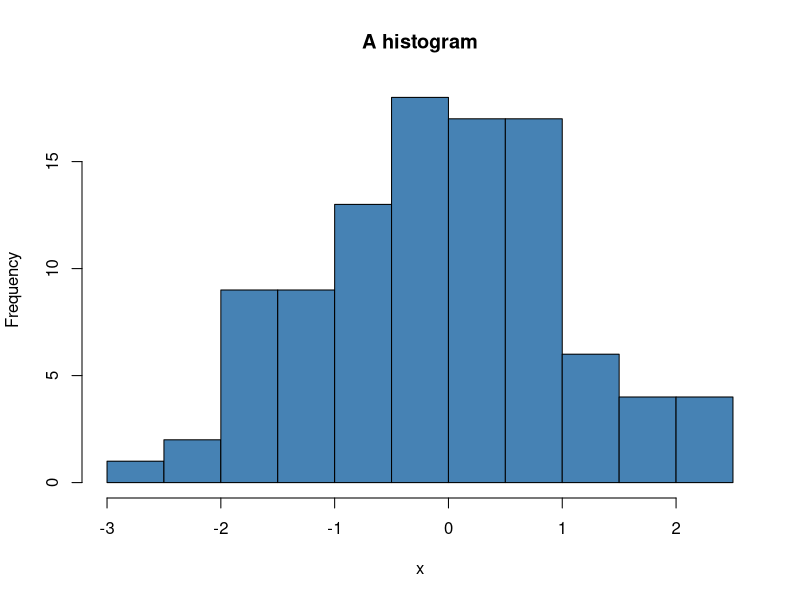
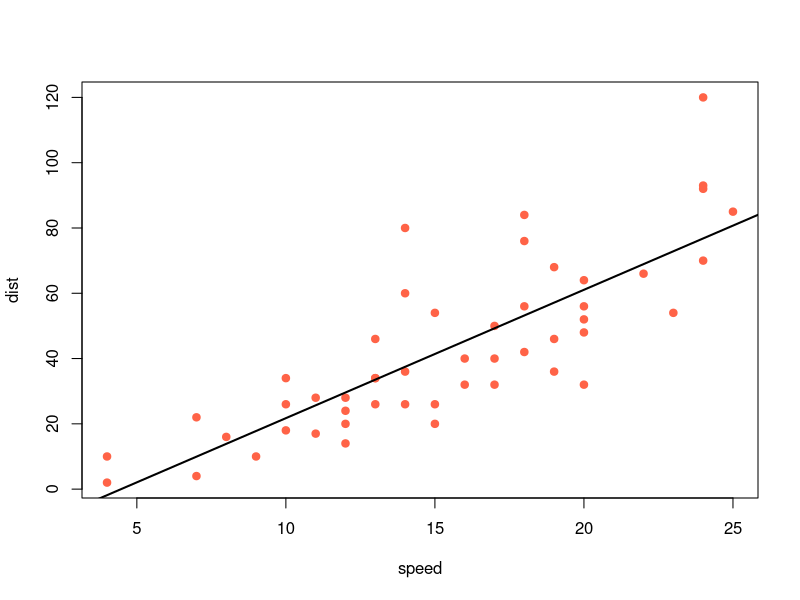

These charts were generated, in order, by the following R code:
## Welcome to Ryzo
# Ryzo is an interactive editor for R, modelled after Pyzo. The editor is on
# the left, an R shell is at the top right and the tools are below it.
#
# This file is split into *cells*. A cell starts at a line beginning with "##".
# "# %%" and RStudio-style section comments ("# Section ----") work as cell
# separators too. Put your cursor in a cell and press Ctrl+Enter to run it.
# Separator comments inside a function body don't split it.
# Tip: Ctrl+E runs the whole file, e.g. to load all functions it defines.


## Running code
# Ctrl+Enter         run the current cell (or the selection, if any)
# Ctrl+Shift+Enter   run the cell and move to the next one
# Alt+Enter / F9     run the selection, or the current line
# Shift+F9           run the selection/line and move to the next line
# Ctrl+E / F5        run the whole file in the current shell
# Ctrl+Shift+E       restart R, change to the file's folder and run it
#                    ("run as script")

x <- rnorm(100)
summary(x)


## Plots
# Plots are captured and shown in the Plots tool. Use the arrows there to
# go back through earlier plots, or save them as PNG, PDF or SVG.

hist(x, col = "steelblue", main = "A histogram")
plot(cars, pch = 19, col = "tomato")
abline(lm(dist ~ speed, data = cars), lwd = 2)


## The workspace and the data viewer
# The Workspace tool lists the objects in the global environment.
# Double-click a list or data frame to look inside it; right-click for
# more options. View() opens a data frame in a sortable table.

fit <- lm(mpg ~ wt + hp, data = mtcars)
View(mtcars)


## Help
# Put your cursor on a function name and the Interactive help tool shows its
# documentation. You can also use ?topic in the shell, or press Shift+F1.

?mean


## Completion and calltips
# Start typing a name (3 characters) to get completions from R itself.
# Typing "(" after a function name shows its arguments.
# Try it: type   seq(   or   mtcars$   on the line below.



## The shell
# - Up/Down browse the history (type a prefix first to filter it).
# - Tab completes.
# - Ctrl+I (or Ctrl+C with nothing selected) interrupts a long computation.
# - Ctrl+K restarts R, Ctrl+L clears the screen.
# - Shift+Enter adds a new line without running the input.
# Try interrupting this one:

for (i in 1:30) { cat(i, ""); Sys.sleep(0.2) }


## Functions and the source structure
# The Source structure tool lists the cells and functions in this file.
# Click an entry to jump to it.

square <- function(x) {
  x^2
}

cube <- function(x) x^3

sapply(1:5, square)


## That's it!
# Ryzo keeps your open files between sessions. Use File > New (Ctrl+N) to
# start your own script, and Shell > Edit shell configurations to choose
# which R installation to use. Have fun!
